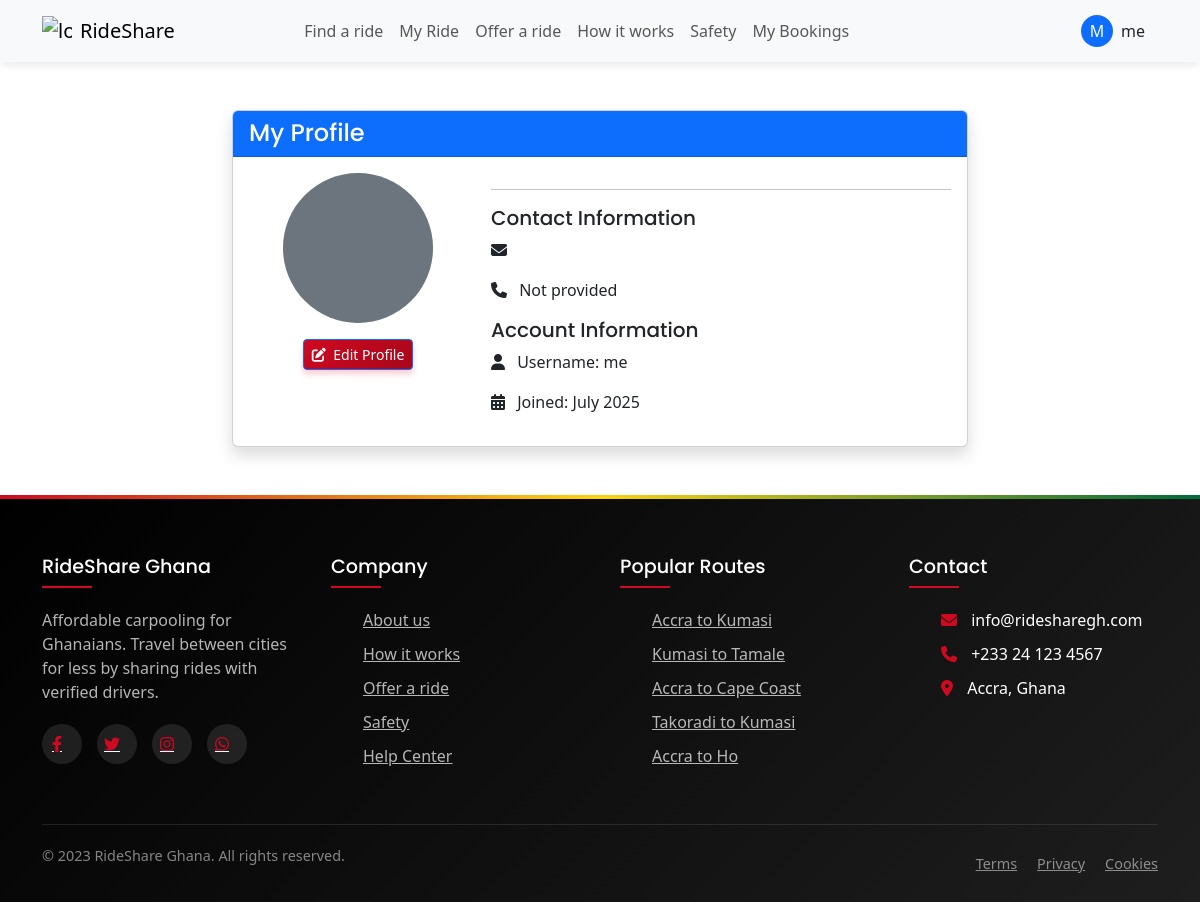
The app's page /profile/ (signed in) with its own data.
### app/models.py (models this page shows)
class CustomUser(AbstractUser):
    phone = PhoneNumberField(region="GH")
    term=models.BooleanField(default=False)
    profile_pic=models.ImageField(upload_to='uploads/profile_pic/', null=True, blank=True)

### app/views.py (the view)
# urls.py: path('profile/',views.profile, name='profile'),
@login_required
def profile(request):
    return render(request, 'profile.html', {'user': request.user})

### app/templates/profile.html (shortened to what this page needs)
{% extends 'base.html' %}
{% block content %}
<div class="container py-5">
    <div class="row justify-content-center">
        <div class="col-md-8">
            <div class="card shadow">
                <div class="card-header bg-primary text-white">
                    <h4 class="mb-0">My Profile</h4>
                </div>
                <div class="card-body">
                    <div class="row">
                        <div class="col-md-4 text-center">
                            {% if user.profile_pic %}
                                <img src="{{ user.profile_pic.url }}" alt="Profile Picture"
                                     class="rounded-circle mb-3" width="150" height="150">
                            {% else %}
                                <div class="rounded-circle bg-secondary d-flex align-items-center justify-content-center mb-3"
                                     style="width:150px; height:150px; margin: 0 auto;">
                                </div>
                            {% endif %}
                            <a href="{% url 'edit_profile' %}" class="btn btn-primary btn-sm">
                                <i class="fas fa-edit me-1"></i> Edit Profile
                            </a>
                        </div>
                        <div class="col-md-8">
                            <hr>
                            <div class="mb-3">
                                <h5>Contact Information</h5>
                                <p><i class="fas fa-envelope me-2"></i> {{ user.email }}</p>
                                <p><i class="fas fa-phone me-2"></i> {{ user.phone|default:"Not provided" }}</p>
                            </div>
                            <div class="mb-3">
                                <h5>Account Information</h5>
                                <p><i class="fas fa-user me-2"></i> Username: {{ user.username }}</p>
                                <p><i class="fas fa-calendar-alt me-2"></i> Joined: {{ user.date_joined|date:"F Y" }}</p>
                            </div>
                        </div>
                    </div>
                </div>
            </div>
        </div>
    </div>
</div>
{% endblock %}

### app/templates/nav.html (shortened to what this page needs)
{%load static %}
<!DOCTYPE html>
<html lang="en">
<head>
  <link rel="stylesheet" href="{% static 'css/style.css' %}">
  <link rel="stylesheet" href="https://cdnjs.cloudflare.com/ajax/libs/font-awesome/6.4.0/css/all.min.css">
  <link href="https://cdn.jsdelivr.net/npm/bootstrap@5.3.7/dist/css/bootstrap.min.css" rel="stylesheet"
>
</head>
<body>
  <nav class="navbar navbar-expand-lg navbar-light bg-light">
    <div class="container">
      <a class="navbar-brand d-flex align-items-center" href="#">
        <img src="{% static 'images/gh.jpg' %}" alt="logo" width="30" height="30"
          class="d-inline-block align-text-top me-2">
        <span>RideShare</span>
      </a>
      <div class="collapse navbar-collapse" id="navbarContent">
        {% if request.user.is_authenticated %}
        <ul class="navbar-nav mx-auto mb-2 mb-lg-0">
          <li class="nav-item">
            <a class="nav-link" href="{% url 'find_ride' %}">Find a ride</a>
          </li>
           <li class="nav-item">
            <a class="nav-link" href="{% url 'my_rides' %}">My Ride</a>
          </li>
          <li class="nav-item">
            <a class="nav-link" href="{% url 'offer_ride' %}">Offer a ride</a>
          </li>
          <li class="nav-item">
            <a class="nav-link" href="{% url 'how_it_work' %}">How it works</a>
          </li>
          <li class="nav-item">
            <a class="nav-link" href="{% url 'safety' %}">Safety</a>
          </li>
          <li class="nav-item">
            <a class="nav-link" href="{% url 'my_booking' %}">My Bookings</a>
          </li>
        </ul>
        <div class="dropdown ms-auto">
          <a class="btn dropdown-toggle d-flex align-items-center" href="#" role="button" id="userDropdown"
            data-bs-toggle="dropdown" aria-expanded="false">
            {% if request.user.profile_pic %}
            <img src="{{ request.user.profile_pic.url }}" alt="Profile" width="32" height="32"
              class="rounded-circle me-2">
            {% else %}
            <div
              class="profile-placeholder rounded-circle bg-primary text-white d-flex align-items-center justify-content-center me-2"
              style="width: 32px; height: 32px;">
              {{ request.user.username|first|upper }}
            </div>
            {% endif %}
            <span class="d-none d-lg-inline">{{ request.user.username }}</span>
          </a>
        </div>
        {% else %}
        <div class="d-flex ms-auto">
          <a href="{% url 'login' %}" class="btn btn-outline-primary me-2">Log in</a>
          <a href="{% url 'signup' %}" class="btn btn-primary">Sign up</a>
        </div>
        {% endif %}
      </div>
    </div>
  </nav>
</body>
</html>

### app/static/css/style.css (style rules this page uses)
:root { --primary-color: #FF6B00; --primary-dark: #E05D00; --secondary-color: #0056B3; --dark-color: #333333; --light-color: #F8F9FA; --gray-color: #6C757D; --light-gray: #E9ECEF; --white: #FFFFFF; --black: #000000; --success-color: #28A745; --warning-color: #FFC107; --danger-color: #DC3545; --border-radius: 8px; --box-shadow: 0 5px 15px rgba(0, 0, 0, 0.1); --transition: all 0.3s ease; }
:root { --primary-color: #CF0921; --primary-dark: #A8071B; --secondary-color: #FCD20F; --accent-color: #006B3D; --dark-color: #000000; --light-color: #F5F5F5; --gray-color: #6C757D; --light-gray: #E9ECEF; --white: #FFFFFF; --gold-light: #FDE68A; --green-light: #D1FAE5; }
body { font-family: 'DM Sans', 'Poppins', sans-serif; }
h1, h2, h3, h4, h5, h6 { font-family: 'Poppins', sans-serif; font-weight: 700; }
* { margin: 0; padding: 0; box-sizing: border-box; }
html { scroll-behavior: smooth; }
body { font-family: 'Poppins', sans-serif; color: var(--dark-color); line-height: 1.6; background-color: var(--white); overflow-x: hidden; }
.container { width: 100%; max-width: 1200px; margin: 0 auto; padding: 0 20px; }
a { text-decoration: none; color: inherit; }
ul { list-style: none; }
img { max-width: 100%; height: auto; }
.btn { display: inline-block; padding: 10px 20px; border-radius: var(--border-radius); font-weight: 500; text-align: center; transition: var(--transition); cursor: pointer; border: 2px solid transparent; }
.btn-primary { background-color: var(--primary-color); color: var(--white); }
.navbar { position: fixed; top: 0; left: 0; width: 100%; background-color: var(--white); box-shadow: 0 2px 10px rgba(0, 0, 0, 0.1); z-index: 1000; padding: 15px 0; transition: var(--transition); }
.navbar .container { display: flex; justify-content: space-between; align-items: center; }
.nav-link { font-weight: 500; color: var(--dark-color); transition: var(--transition); position: relative; }
.btn { position: relative; overflow: hidden; transition: all 0.3s cubic-bezier(0.25, 0.8, 0.25, 1); border: none; }
.btn-primary { background: linear-gradient(135deg, var(--primary-color) 0%, var(--primary-dark) 100%); color: white; box-shadow: 0 4px 6px rgba(207, 9, 33, 0.2); }
.btn::after { content: ""; display: block; position: absolute; width: 100%; height: 100%; top: 0; left: 0; pointer-events: none; background-image: radial-gradient(circle, #fff 10%, transparent 10.01%); background-repeat: no-repeat; background-position: 50%; transform: scale(10, 10); opacity: 0; transition: transform .5s, opacity 1s; }

### records on screen
CustomUser: user.username|first "M", user.username "me", phone "Not provided", username "me", date_joined "July 2025"
